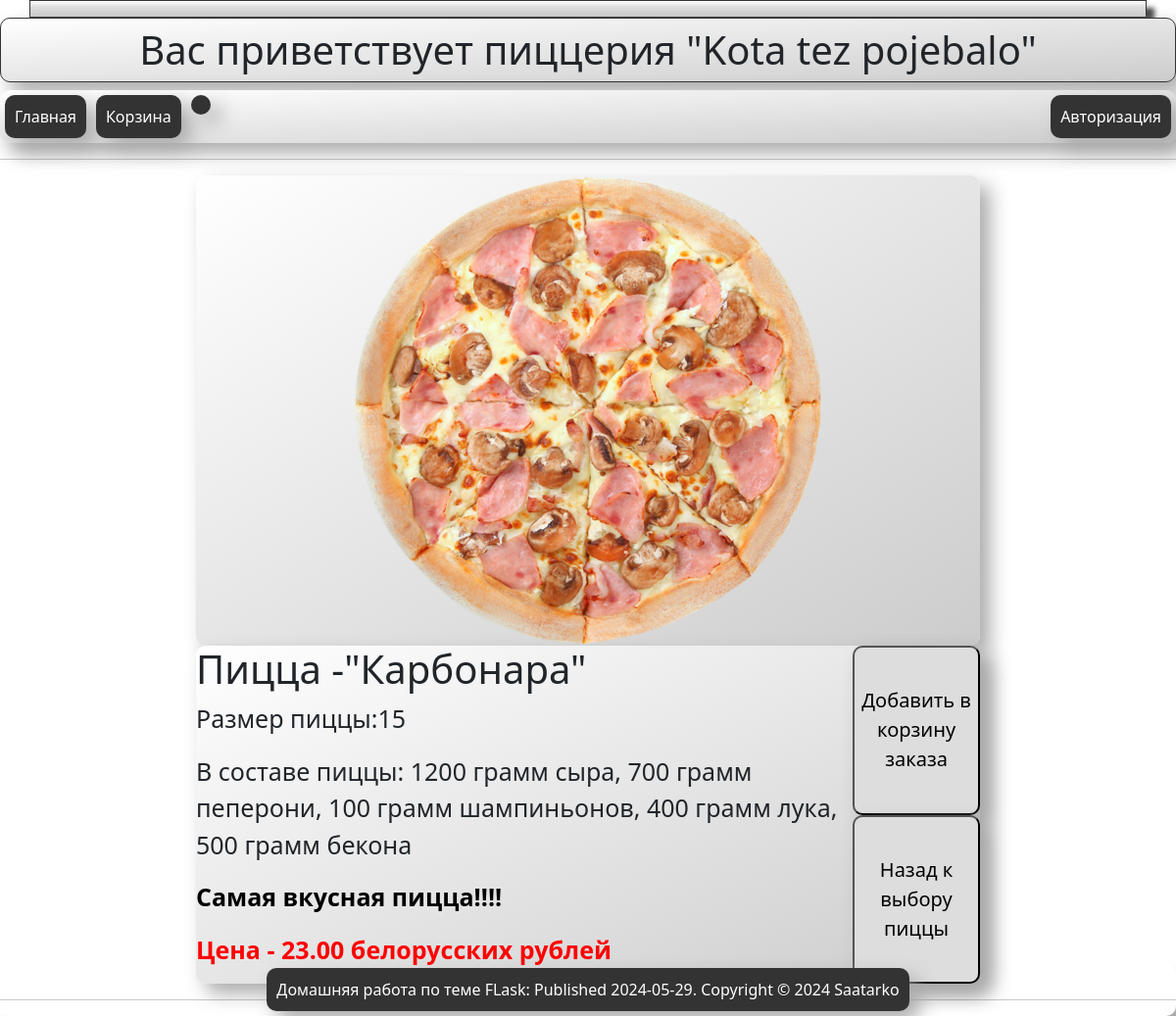
Screenshot of /pizza/Карбонара with the database file from the repository.
### main.py (models this page shows)
class Recipes(db.Model):
    id_recipe = db.Column(db.Integer, primary_key=True)
    name_recipe = db.Column(db.String(50), unique=True)
    size = db.Column(db.Integer)
    cheese = db.Column(db.Integer)
    pepperoni = db.Column(db.Integer)
    mushrooms = db.Column(db.Integer)
    onions = db.Column(db.Integer)
    bacon = db.Column(db.Integer)
    price = db.Column(db.Integer)
    description = db.Column(db.Text)
    eng_name = db.Column(db.Text)

### main.py (the view)
@app.route('/pizza/<string:pizza>')   # Функция обработки страницы конкретной пиццы
def get_pizza_interface(pizza):
    if pizza != 'favicon.ico':
        pizza = SyncORM.get_pizza(pizza)
        temp = pizza.eng_name
        path = '/media/examples/' + temp + '.png'
        return render_template('pizza.html', pizza=pizza, temp_path=path)

### main.py (called while the page is built)
    @staticmethod
    def get_pizza(name):
        with app.app_context():
            query = db.select(Recipes)
            result = db.session.execute(query)
            recipes = result.scalars().all()
            for i in recipes:
                if i.name_recipe == name:
                    return i

### templates/pizza.html (shortened to what this page needs)
{% extends "base.html" %}
{% block no_bootstrap_content %}
    <div class="flex_body-pizza">
             <img src="{{ url_for('static', filename=temp_path) }}" alt="{{pizza.name_recipe}}" />
    </div>
    <div class="flex_body-pizza">
         <div class="flex_body-pizza-child">
            <h1>Пицца -"{{pizza.name_recipe}}"</h1>
            <p> Размер пиццы:{{ pizza.size }}</p>
            <p>В составе пиццы: {{(pizza.cheese)*100}} грамм сыра, {{pizza.pepperoni*100}} грамм пеперони,
            {{pizza.mushrooms*100}} грамм шампиньонов, {{pizza.onions*100}} грамм лука, {{pizza.bacon*100}} грамм бекона
            </p>
            <p class="description">{{ pizza.description }}</p>
             <p class="price">Цена - {{pizza.price}}.00 белорусских рублей</p>
         </div>
         <div class="flex_body-pizza-child">
            <div >
                <div>
                    <button onclick="redirectToUrl3()" class="button_pizza">Добавить в корзину заказа</button>
                </div>
                <div>
                    <button onclick="redirectToUrl4()" class="button_pizza">Назад к выбору пиццы</button>
                </div>
            </div>
         </div>
    </div>
{% endblock %}

### static/style.css (style rules this page uses)
body { background-image: url('/static/media/examples/wood.jpg'); }
h1 { color: black; font-size: 40px justify-content: center; font-weight: 700 }
.price { color: red; font-size: 30px; font-weight: 900; }
.description { color: black; font-size: 20px; font-weight: 600; }
.flex_body-pizza { display: flex; width: 800px; margin: 0 auto; background: linear-gradient(to bottom right, #ffffff, #cccccc); box-shadow: 10px 10px 20px #aaaaaa; border-radius: 10px; gap: 0px; justify-content: center; align-content: center; z-index: 5; }
.flex_body-pizza-child { justify-content: center; flex-direction: row; align-items: center; }
.flex_body-pizza-child p { font-size: 25px; }
.button_pizza { display: flex; flex-direction: column; width: 100%; height: 50%; gap: 10px; background-color: #ddd; color: black; box-shadow: 10px 10px 20px #aaaaaa; border-radius: 10px; justify-content: center; align-content: center; font-size: 20px; }

### rows the page displays
Recipes: name_recipe "Карбонара", size "15", (pizza.cheese)*100 "1200", pizza.pepperoni*100 "700", pizza.mushrooms*100 "100", pizza.onions*100 "400", pizza.bacon*100 "500", description "Самая вкусная пицца!!!!", price "23"

### other values shown
{{ 'Вас приветствует пиццерия "Kota tez pojebalo" ' }} "Вас приветствует пиццерия \"Kota tez pojebalo\""
